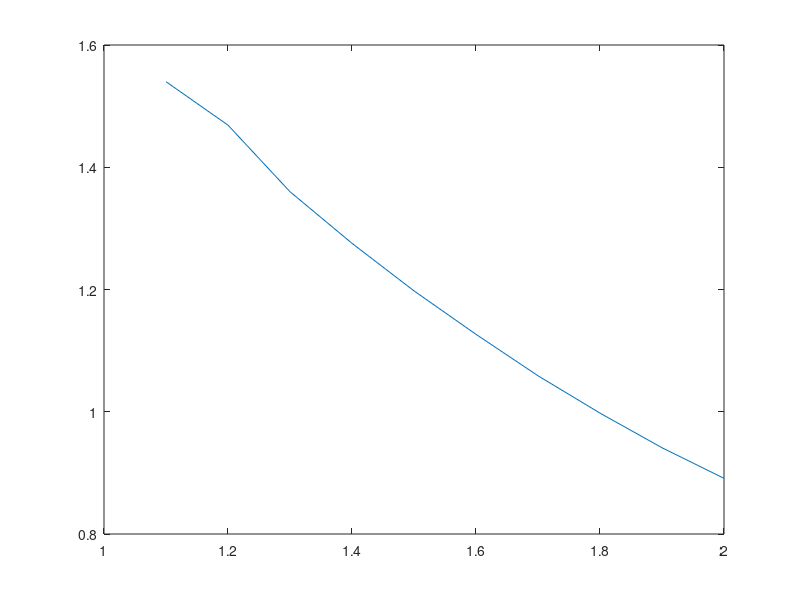

This chart was generated by the following MATLAB code:
kk=4.5;
kknomp=[(kk+2.43)/kk (kk+2.11)/kk (kk+1.62)/kk (kk+1.24)/kk (kk+0.89)/kk (kk+0.57)/kk (kk+0.265)/kk (kk-0.01)/kk (kk-0.265)/kk (kk-0.49)/kk];
ttnom=[1.1 1.2 1.3 1.4 1.5 1.6 1.7 1.8 1.9 2];

plot(ttnom, kknomp)
